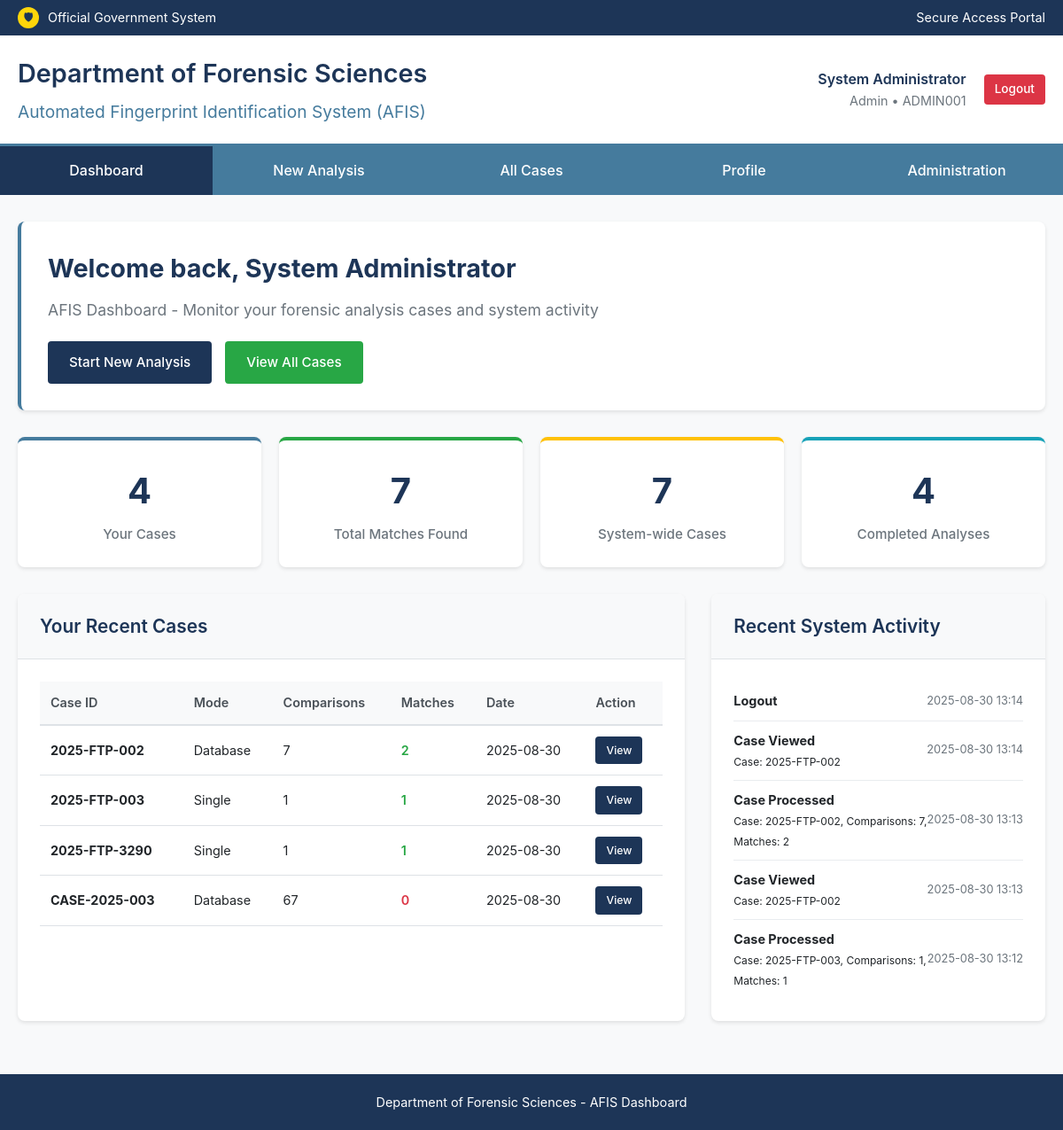
The app's page /dashboard (signed in) with its own data.
### tables this page shows
CREATE TABLE cases (
            id INTEGER PRIMARY KEY AUTOINCREMENT,
            case_id TEXT UNIQUE NOT NULL,
            operator_id TEXT NOT NULL,
            operator_name TEXT,
            analysis_mode TEXT NOT NULL,
            total_comparisons INTEGER DEFAULT 0,
            matches_found INTEGER DEFAULT 0,
            match_rate REAL DEFAULT 0.0,
            status TEXT DEFAULT 'completed',
            suspect_filename TEXT,
            created_at TIMESTAMP DEFAULT CURRENT_TIMESTAMP,
            processing_time REAL,
            notes TEXT
        );

CREATE TABLE system_logs (
            id INTEGER PRIMARY KEY AUTOINCREMENT,
            user_id TEXT,
            action TEXT NOT NULL,
            details TEXT,
            ip_address TEXT,
            timestamp TIMESTAMP DEFAULT CURRENT_TIMESTAMP
        );

### run_web_app.py (the view)
@app.route('/dashboard')
@login_required
def dashboard():
    conn = get_db_connection()
    user_cases = conn.execute('''
        SELECT case_id, analysis_mode, total_comparisons, matches_found,
               match_rate, status, created_at
        FROM cases WHERE operator_id = ?
        ORDER BY created_at DESC LIMIT 10
    ''', (session['badge_id'],)).fetchall()
    total_cases = conn.execute('SELECT COUNT(*) as count FROM cases').fetchone()['count']
    total_matches = conn.execute('SELECT SUM(matches_found) as total FROM cases').fetchone()['total'] or 0
    recent_activity = conn.execute('''
        SELECT action, details, timestamp FROM system_logs
        ORDER BY timestamp DESC LIMIT 5
    ''').fetchall()
    conn.close()
    return render_template('dashboard.html',
                         user_cases=user_cases,
                         total_cases=total_cases,
                         total_matches=total_matches,
                         recent_activity=recent_activity)

### run_web_app.py (called while the page is built)
def get_db_connection():
    conn = sqlite3.connect(DATABASE_PATH)
    conn.row_factory = sqlite3.Row
    return conn

def login_required(f):
    @wraps(f)
    def decorated_function(*args, **kwargs):
        if 'user_id' not in session:
            flash('Please log in to access this page.')
            return redirect(url_for('login'))
        return f(*args, **kwargs)
    return decorated_function

### templates/dashboard.html (shortened to what this page needs)
<!DOCTYPE html>
<html lang="en">
<head>
</head>
<body>
    <div class="header-bar">
        <div class="container">
            <div class="gov-seal">
                <div class="seal-icon">🛡</div>
                <span>Official Government System</span>
            </div>
            <div>Secure Access Portal</div>
        </div>
    </div>
    <div class="main-header">
        <div class="container">
            <div class="agency-info">
                <h1>Department of Forensic Sciences</h1>
                <p>Automated Fingerprint Identification System (AFIS)</p>
            </div>
            <div class="user-menu">
                <div class="user-info">
                    <div class="user-name">{{ session.full_name }}</div>
                    <div class="user-role">{{ session.role|title }} • {{ session.badge_id }}</div>
                </div>
                <a href="{{ url_for('logout') }}" class="btn btn-sm" style="background: #dc3545; color: white;">Logout</a>
            </div>
        </div>
    </div>
    <nav class="nav-menu">
        <div class="container">
            <div class="nav-item">
                <a href="{{ url_for('dashboard') }}" class="nav-link active">Dashboard</a>
            </div>
            <div class="nav-item">
                <a href="{{ url_for('new_case') }}" class="nav-link">New Analysis</a>
            </div>
            <div class="nav-item">
                <a href="{{ url_for('list_cases') }}" class="nav-link">All Cases</a>
            </div>
            <div class="nav-item">
                <a href="{{ url_for('profile') }}" class="nav-link">Profile</a>
            </div>
            {% if session.role == 'admin' %}
            <div class="nav-item">
                <a href="{{ url_for('admin_panel') }}" class="nav-link">Administration</a>
            </div>
            {% endif %}
        </div>
    </nav>
    <div class="main-container">
        <div class="welcome-section">
            <h2 class="welcome-title">Welcome back, {{ session.full_name }}</h2>
            <p class="welcome-subtitle">AFIS Dashboard - Monitor your forensic analysis cases and system activity</p>
            <div class="quick-actions">
                <a href="{{ url_for('new_case') }}" class="btn btn-primary">Start New Analysis</a>
                <a href="{{ url_for('list_cases') }}" class="btn btn-success">View All Cases</a>
            </div>
        </div>
        <div class="stats-grid">
            <div class="stat-card">
                <div class="stat-value">{{ user_cases|length }}</div>
                <div class="stat-label">Your Cases</div>
            </div>
            <div class="stat-card success">
                <div class="stat-value">{{ total_matches }}</div>
                <div class="stat-label">Total Matches Found</div>
            </div>
            <div class="stat-card warning">
                <div class="stat-value">{{ total_cases }}</div>
                <div class="stat-label">System-wide Cases</div>
            </div>
            <div class="stat-card info">
                <div class="stat-value">{{ user_cases|selectattr('status', 'equalto', 'completed')|list|length }}</div>
                <div class="stat-label">Completed Analyses</div>
            </div>
        </div>
        <div class="content-grid">
            <div class="panel">
                <div class="panel-header">
                    <h3 class="panel-title">Your Recent Cases</h3>
                </div>
                <div class="panel-body">
                    {% if user_cases %}
                        <table class="cases-table">
                            <thead>
                                <tr>
                                    <th>Case ID</th>
                                    <th>Mode</th>
                                    <th>Comparisons</th>
                                    <th>Matches</th>
                                    <th>Date</th>
                                    <th>Action</th>
                                </tr>
                            </thead>
                            <tbody>
                                {% for case in user_cases %}
                                <tr>
                                    <td><strong>{{ case.case_id }}</strong></td>
                                    <td>{{ case.analysis_mode|title }}</td>
                                    <td>{{ case.total_comparisons }}</td>
                                    <td>
                                        <span class="match-indicator {{ 'match-yes' if case.matches_found > 0 else 'match-no' }}">
                                            {{ case.matches_found }}
                                        </span>
                                    </td>
                                    <td>{{ case.created_at[:10] }}</td>
                                    <td>
                                        <a href="{{ url_for('display_results', case_id=case.case_id) }}"
                                           class="btn btn-sm btn-primary">View</a>
                                    </td>
                                </tr>
                                {% endfor %}
                            </tbody>
                        </table>
                    {% else %}
                        <div class="empty-state">
                            <h3>No Cases Yet</h3>
                            <p>Start your first forensic analysis case</p>
                            <a href="{{ url_for('new_case') }}" class="btn btn-primary" style="margin-top: 15px;">Create New Case</a>
                        </div>
                    {% endif %}
                </div>
            </div>
            <div class="panel">
                <div class="panel-header">
                    <h3 class="panel-title">Recent System Activity</h3>
                </div>
                <div class="panel-body">
                    {% if recent_activity %}
                        <ul class="activity-list">
                            {% for activity in recent_activity %}
                            <li class="activity-item">
                                <div class="activity-text">
                                    <strong>{{ activity.action|replace('_', ' ')|title }}</strong>
                                    {% if activity.details %}
                                        <br><small>{{ activity.details }}</small>
                                    {% endif %}
                                </div>
                                <div class="activity-time">{{ activity.timestamp[:16] }}</div>
                            </li>
                            {% endfor %}
                        </ul>
                    {% else %}
                        <div class="empty-state">
                            <p>No recent activity</p>
                        </div>
                    {% endif %}
                </div>
            </div>
        </div>
    </div>
    <div class="footer">
        <div>Department of Forensic Sciences - AFIS Dashboard</div>
    </div>
</body>
</html>

### templates/dashboard.html (style rules this page uses)
* { margin: 0; padding: 0; box-sizing: border-box; }
body { font-family: -apple-system, BlinkMacSystemFont, 'Segoe UI', Roboto, sans-serif; background-color: #f8f9fa; color: #212529; line-height: 1.6; }
.header-bar { background: #1d3557; color: white; padding: 8px 0; font-size: 0.9em; }
.header-bar .container { max-width: 1200px; margin: 0 auto; padding: 0 20px; display: flex; justify-content: space-between; align-items: center; }
.gov-seal { display: flex; align-items: center; gap: 10px; }
.seal-icon { width: 24px; height: 24px; background: #ffd60a; border-radius: 50%; display: flex; align-items: center; justify-content: center; font-weight: bold; color: #1d3557; font-size: 12px; }
.main-header { background: white; border-bottom: 3px solid #457b9d; padding: 20px 0; box-shadow: 0 2px 4px rgba(0,0,0,0.1); }
.main-header .container { max-width: 1200px; margin: 0 auto; padding: 0 20px; display: flex; justify-content: space-between; align-items: center; }
.agency-info h1 { font-size: 1.8em; color: #1d3557; font-weight: 600; margin-bottom: 5px; }
.agency-info p { font-size: 1.2em; color: #457b9d; font-weight: 400; }
.user-menu { display: flex; align-items: center; gap: 20px; }
.user-info { text-align: right; }
.user-name { font-weight: 600; color: #1d3557; }
.user-role { font-size: 0.9em; color: #6c757d; }
.nav-menu { background: #457b9d; padding: 0; }
.nav-menu .container { max-width: 1200px; margin: 0 auto; display: flex; }
.nav-item { flex: 1; }
.nav-link { display: block; padding: 15px 20px; color: white; text-decoration: none; text-align: center; transition: background-color 0.3s; font-weight: 500; }
.nav-link:hover, .nav-link.active { background: #1d3557; }
.main-container { max-width: 1200px; margin: 30px auto; padding: 0 20px; }
.welcome-section { background: white; border-radius: 8px; padding: 30px; margin-bottom: 30px; box-shadow: 0 2px 4px rgba(0,0,0,0.1); border-left: 4px solid #457b9d; }
.welcome-title { font-size: 1.8em; color: #1d3557; margin-bottom: 10px; }
.welcome-subtitle { color: #6c757d; font-size: 1.1em; }
.stats-grid { display: grid; grid-template-columns: repeat(auto-fit, minmax(200px, 1fr)); gap: 20px; margin-bottom: 30px; }
.stat-card { background: white; border-radius: 8px; padding: 25px; text-align: center; box-shadow: 0 2px 4px rgba(0,0,0,0.1); border-top: 4px solid #457b9d; transition: transform 0.3s ease; }
.stat-card.success { border-top-color: #28a745; }
.stat-card.warning { border-top-color: #ffc107; }
.stat-card.info { border-top-color: #17a2b8; }
.stat-value { font-size: 2.5em; font-weight: 700; color: #1d3557; margin-bottom: 5px; }
.stat-label { color: #6c757d; font-weight: 500; font-size: 0.95em; }
.content-grid { display: grid; grid-template-columns: 2fr 1fr; gap: 30px; }
.panel { background: white; border-radius: 8px; box-shadow: 0 2px 4px rgba(0,0,0,0.1); overflow: hidden; }
.panel-header { background: #f8f9fa; border-bottom: 1px solid #dee2e6; padding: 20px 25px; }
.panel-title { font-size: 1.3em; font-weight: 600; color: #1d3557; }
.panel-body { padding: 25px; }
.cases-table { width: 100%; border-collapse: collapse; }
.cases-table th { background: #f8f9fa; padding: 12px; text-align: left; border-bottom: 2px solid #dee2e6; font-weight: 600; color: #495057; font-size: 0.9em; }
.cases-table td { padding: 12px; border-bottom: 1px solid #dee2e6; font-size: 0.9em; }
.match-indicator { font-weight: 600; }
.match-yes { color: #28a745; }
.match-no { color: #dc3545; }
.activity-list { list-style: none; }
.activity-item { padding: 10px 0; border-bottom: 1px solid #e9ecef; display: flex; justify-content: space-between; align-items: center; }
.activity-item:last-child { border-bottom: none; }
.activity-text { flex: 1; font-size: 0.9em; }
.activity-time { font-size: 0.8em; color: #6c757d; }
.btn { display: inline-block; padding: 12px 24px; font-size: 0.95em; font-weight: 500; text-align: center; text-decoration: none; border: none; border-radius: 4px; cursor: pointer; transition: all 0.15s ease-in-out; }
.btn-primary { background: #1d3557; color: white; }
.btn-success { background: #28a745; color: white; }
.btn-sm { padding: 6px 12px; font-size: 0.85em; }
.quick-actions { display: flex; gap: 15px; margin-top: 20px; }
.footer { background: #1d3557; color: white; text-align: center; padding: 20px; margin-top: 60px; font-size: 0.9em; }

### records on screen
cases: case_id "2025-FTP-002", analysis_mode "Database", total_comparisons "7", matches_found "2", created_at "2025-08-30"
cases: case_id "2025-FTP-003", analysis_mode "Single", total_comparisons "1", matches_found "1", created_at "2025-08-30"
cases: case_id "2025-FTP-3290", analysis_mode "Single", total_comparisons "1", matches_found "1", created_at "2025-08-30"
cases: case_id "CASE-2025-003", analysis_mode "Database", total_comparisons "67", matches_found "0", created_at "2025-08-30"
system_logs: action "Logout", timestamp "2025-08-30 13:14"
system_logs: action "Case Viewed", details "Case: 2025-FTP-002", timestamp "2025-08-30 13:14"
system_logs: action "Case Processed", details "Case: 2025-FTP-002, Comparisons: 7, Matches: 2", timestamp "2025-08-30 13:13"
system_logs: action "Case Viewed", details "Case: 2025-FTP-002", timestamp "2025-08-30 13:13"
system_logs: action "Case Processed", details "Case: 2025-FTP-003, Comparisons: 1, Matches: 1", timestamp "2025-08-30 13:12"

### other values on screen
{{ session.full_name }} "System Administrator"
{{ session.role|title }} "Admin"
{{ session.badge_id }} "ADMIN001"
{{ user_cases|length }} "4"
{{ total_matches }} "7"
{{ total_cases }} "7"
{{ user_cases|selectattr('status', 'equalto', 'completed')|list|length }} "4"
